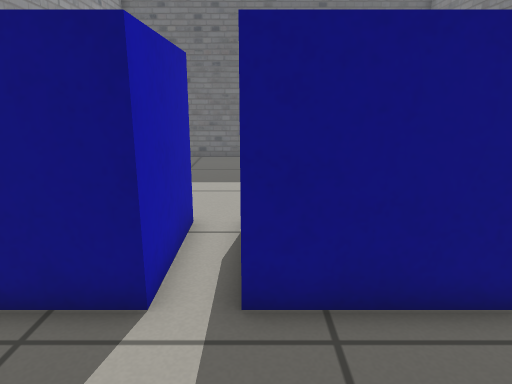
[1] (above)

13 first-person views from a walk through a world built for the Gazebo simulator. The camera is 0.74 m above the floor, tilts 14° down and sees 70° across. The floor is counted in squares, 0.25 m on a side. Each view is taken from the middle of a square. On the plan, view 1 faces up. The plan holds only what a view shows up to about 20 squares ahead; the rest is blank. The place goes on beyond the plan.

[2]
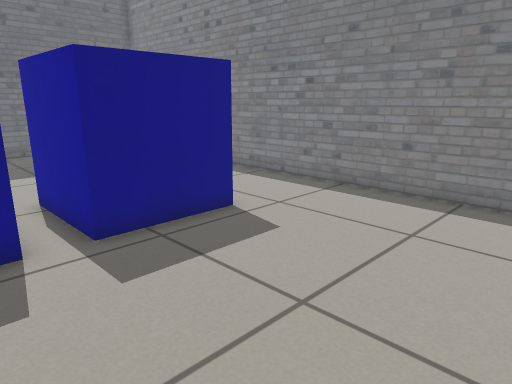

[3]
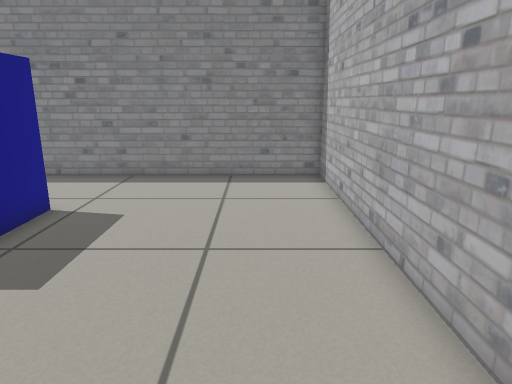

[4]
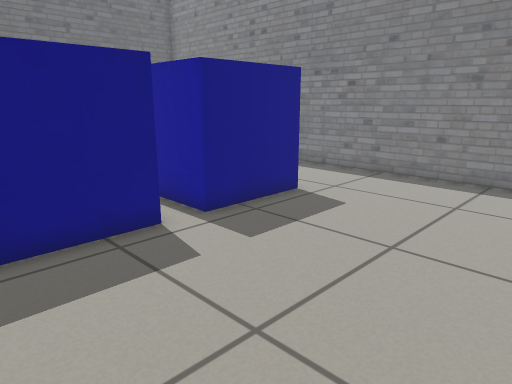

[5]
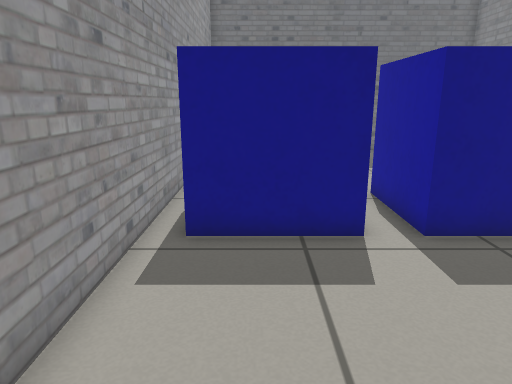

[6]
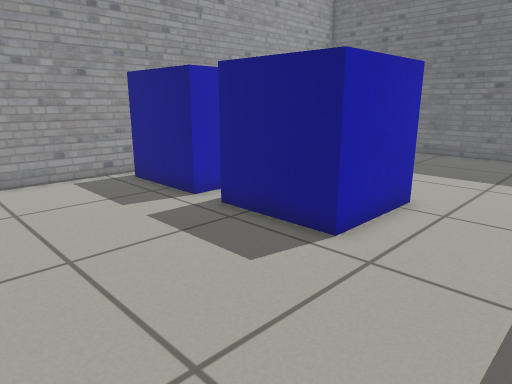

[7]
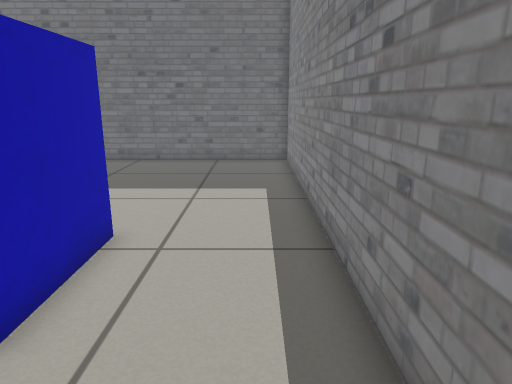

[8]
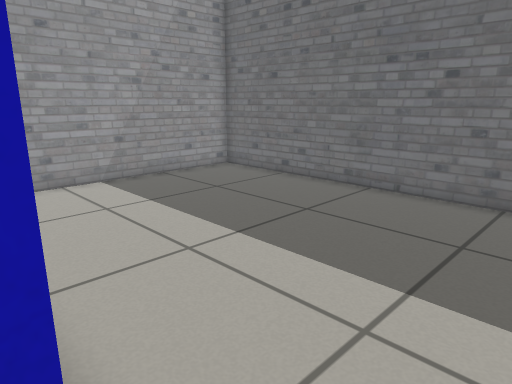

[9]
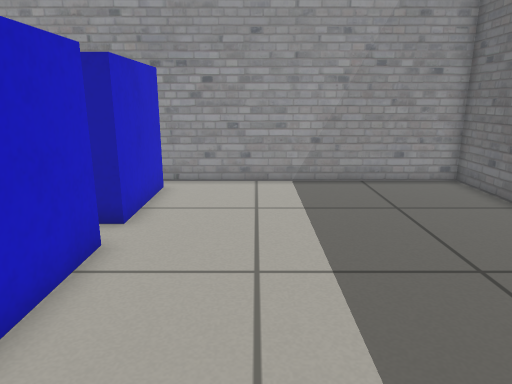

[10]
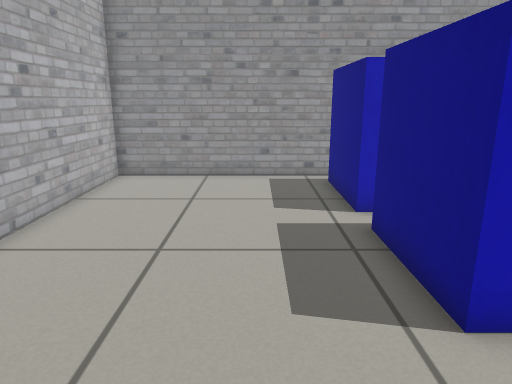

[11]
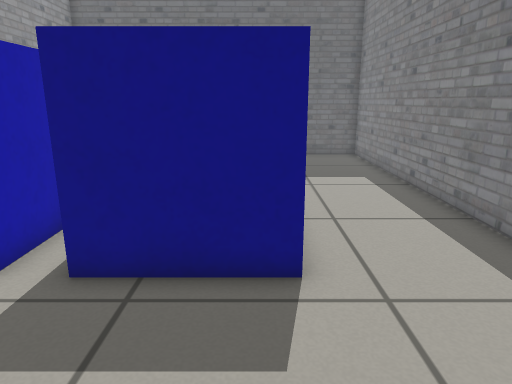

[12]
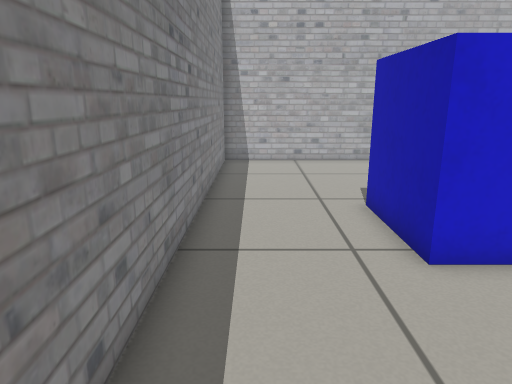

[13]
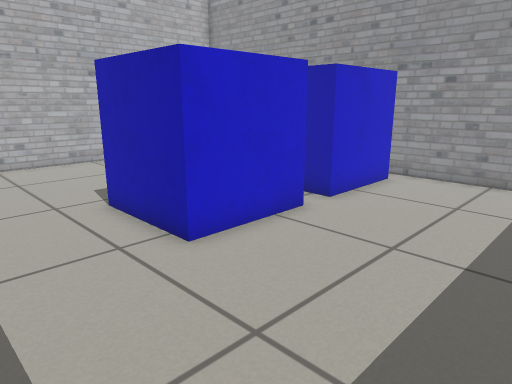

### Floor plan
Key: @ floor where view 1 was taken; # wall or solid block; . floor; B blue box.
Columns run from 7 left of view 1 to 9 right of it. Each row starts with its distance up from view 1.
 20 #################
 19 #...............#
 18 #...............#
 17 #...............#
 16 #...............#
 15 #...............#
 14 #...............#
 13 #...............#
 12 #...............#
 11 #...............#
 10 #...............#
  9 #.BBBB.BBBB.....#
  8 #B   B.B   B....#
  7 #    B.B   B....#
  6 #    B.B   B....#
  5 #BBBBB.BBBBB....#
  4 #...............#
  3 #...............#
  2 #...............#
  1 #...............#
  0 #......@........#
 -1 #...............#
 -2 #...............#
 -3 #...............#
 -4 #################

Positions as (right, up) in squares from view 1, and headings:
1: (0, 0), facing up
2: (-3, -3), facing up-right
3: (-6, -1), facing right
4: (-6, -3), facing up-right
5: (-4, -3), facing up
6: (8, -2), facing up-left
7: (7, 1), facing up
8: (7, 8), facing up-left
9: (7, 12), facing left
10: (8, 2), facing left
11: (3, -1), facing up
12: (7, 15), facing down
13: (8, 15), facing down-left
